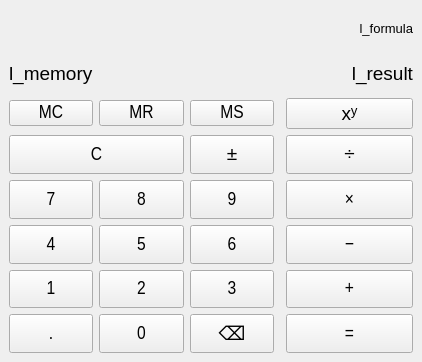
<?xml version="1.0" encoding="UTF-8"?>
<ui version="4.0">
 <class>MainWindow</class>
 <widget class="QMainWindow" name="MainWindow">
  <property name="geometry">
   <rect>
    <x>0</x>
    <y>0</y>
    <width>422</width>
    <height>362</height>
   </rect>
  </property>
  <property name="sizePolicy">
   <sizepolicy hsizetype="Preferred" vsizetype="Preferred">
    <horstretch>0</horstretch>
    <verstretch>0</verstretch>
   </sizepolicy>
  </property>
  <property name="font">
   <font>
    <pointsize>14</pointsize>
   </font>
  </property>
  <property name="windowTitle">
   <string>Калькулятор</string>
  </property>
  <widget class="QWidget" name="centralwidget">
   <layout class="QGridLayout" name="gridLayout" rowstretch="0,0,0,0,0,0,0,0,0,0" columnstretch="0,2,2,2,0,3">
    <item row="1" column="1" colspan="5">
     <layout class="QHBoxLayout" name="horizontalLayout" stretch="0,1">
      <item>
       <widget class="QLabel" name="l_memory">
        <property name="sizePolicy">
         <sizepolicy hsizetype="Preferred" vsizetype="Preferred">
          <horstretch>0</horstretch>
          <verstretch>0</verstretch>
         </sizepolicy>
        </property>
        <property name="font">
         <font>
          <pointsize>14</pointsize>
         </font>
        </property>
        <property name="text">
         <string>l_memory</string>
        </property>
       </widget>
      </item>
      <item>
       <widget class="QLabel" name="l_result">
        <property name="sizePolicy">
         <sizepolicy hsizetype="Preferred" vsizetype="Preferred">
          <horstretch>0</horstretch>
          <verstretch>0</verstretch>
         </sizepolicy>
        </property>
        <property name="font">
         <font>
          <pointsize>14</pointsize>
         </font>
        </property>
        <property name="text">
         <string>l_result</string>
        </property>
        <property name="alignment">
         <set>Qt::AlignmentFlag::AlignRight|Qt::AlignmentFlag::AlignTrailing|Qt::AlignmentFlag::AlignVCenter</set>
        </property>
       </widget>
      </item>
     </layout>
    </item>
    <item row="5" column="3">
     <widget class="QPushButton" name="tb_nine">
      <property name="sizePolicy">
       <sizepolicy hsizetype="Preferred" vsizetype="Preferred">
        <horstretch>0</horstretch>
        <verstretch>0</verstretch>
       </sizepolicy>
      </property>
      <property name="minimumSize">
       <size>
        <width>0</width>
        <height>0</height>
       </size>
      </property>
      <property name="font">
       <font>
        <family>Arial Narrow</family>
        <pointsize>14</pointsize>
       </font>
      </property>
      <property name="text">
       <string>9</string>
      </property>
      <property name="shortcut">
       <string>9</string>
      </property>
     </widget>
    </item>
    <item row="2" column="3">
     <widget class="QPushButton" name="tb_ms">
      <property name="minimumSize">
       <size>
        <width>0</width>
        <height>0</height>
       </size>
      </property>
      <property name="font">
       <font>
        <family>Arial Narrow</family>
        <pointsize>14</pointsize>
       </font>
      </property>
      <property name="text">
       <string>MS</string>
      </property>
     </widget>
    </item>
    <item row="2" column="2">
     <widget class="QPushButton" name="tn_mr">
      <property name="minimumSize">
       <size>
        <width>0</width>
        <height>0</height>
       </size>
      </property>
      <property name="font">
       <font>
        <family>Arial Narrow</family>
        <pointsize>14</pointsize>
       </font>
      </property>
      <property name="text">
       <string>MR</string>
      </property>
     </widget>
    </item>
    <item row="2" column="5">
     <widget class="QPushButton" name="tb_power">
      <property name="text">
       <string>xʸ</string>
      </property>
     </widget>
    </item>
    <item row="9" column="5">
     <widget class="QPushButton" name="tb_equal">
      <property name="sizePolicy">
       <sizepolicy hsizetype="Preferred" vsizetype="Preferred">
        <horstretch>0</horstretch>
        <verstretch>0</verstretch>
       </sizepolicy>
      </property>
      <property name="minimumSize">
       <size>
        <width>0</width>
        <height>0</height>
       </size>
      </property>
      <property name="font">
       <font>
        <family>Arial Narrow</family>
        <pointsize>14</pointsize>
       </font>
      </property>
      <property name="text">
       <string>=</string>
      </property>
      <property name="shortcut">
       <string>Enter</string>
      </property>
     </widget>
    </item>
    <item row="8" column="3">
     <widget class="QPushButton" name="tb_three">
      <property name="sizePolicy">
       <sizepolicy hsizetype="Preferred" vsizetype="Preferred">
        <horstretch>0</horstretch>
        <verstretch>0</verstretch>
       </sizepolicy>
      </property>
      <property name="minimumSize">
       <size>
        <width>0</width>
        <height>0</height>
       </size>
      </property>
      <property name="font">
       <font>
        <family>Arial Narrow</family>
        <pointsize>14</pointsize>
       </font>
      </property>
      <property name="text">
       <string>3</string>
      </property>
      <property name="shortcut">
       <string>3</string>
      </property>
     </widget>
    </item>
    <item row="9" column="3">
     <widget class="QPushButton" name="tb_backspace">
      <property name="sizePolicy">
       <sizepolicy hsizetype="Preferred" vsizetype="Preferred">
        <horstretch>0</horstretch>
        <verstretch>0</verstretch>
       </sizepolicy>
      </property>
      <property name="text">
       <string>⌫</string>
      </property>
     </widget>
    </item>
    <item row="8" column="2">
     <widget class="QPushButton" name="tb_two">
      <property name="sizePolicy">
       <sizepolicy hsizetype="Preferred" vsizetype="Preferred">
        <horstretch>0</horstretch>
        <verstretch>0</verstretch>
       </sizepolicy>
      </property>
      <property name="minimumSize">
       <size>
        <width>0</width>
        <height>0</height>
       </size>
      </property>
      <property name="font">
       <font>
        <family>Arial Narrow</family>
        <pointsize>14</pointsize>
       </font>
      </property>
      <property name="text">
       <string>2</string>
      </property>
      <property name="shortcut">
       <string>2</string>
      </property>
     </widget>
    </item>
    <item row="5" column="1">
     <widget class="QPushButton" name="tb_seven">
      <property name="sizePolicy">
       <sizepolicy hsizetype="Preferred" vsizetype="Preferred">
        <horstretch>0</horstretch>
        <verstretch>0</verstretch>
       </sizepolicy>
      </property>
      <property name="minimumSize">
       <size>
        <width>0</width>
        <height>0</height>
       </size>
      </property>
      <property name="font">
       <font>
        <family>Arial Narrow</family>
        <pointsize>14</pointsize>
       </font>
      </property>
      <property name="text">
       <string>7</string>
      </property>
      <property name="shortcut">
       <string>7</string>
      </property>
     </widget>
    </item>
    <item row="0" column="1" colspan="5">
     <widget class="QLabel" name="l_formula">
      <property name="font">
       <font>
        <pointsize>10</pointsize>
       </font>
      </property>
      <property name="text">
       <string>l_formula</string>
      </property>
      <property name="alignment">
       <set>Qt::AlignmentFlag::AlignRight|Qt::AlignmentFlag::AlignTrailing|Qt::AlignmentFlag::AlignVCenter</set>
      </property>
     </widget>
    </item>
    <item row="5" column="2">
     <widget class="QPushButton" name="tb_eight">
      <property name="sizePolicy">
       <sizepolicy hsizetype="Preferred" vsizetype="Preferred">
        <horstretch>0</horstretch>
        <verstretch>0</verstretch>
       </sizepolicy>
      </property>
      <property name="minimumSize">
       <size>
        <width>0</width>
        <height>0</height>
       </size>
      </property>
      <property name="font">
       <font>
        <family>Arial Narrow</family>
        <pointsize>14</pointsize>
       </font>
      </property>
      <property name="text">
       <string>8</string>
      </property>
      <property name="shortcut">
       <string>8</string>
      </property>
     </widget>
    </item>
    <item row="6" column="5">
     <widget class="QPushButton" name="tb_substract">
      <property name="sizePolicy">
       <sizepolicy hsizetype="Preferred" vsizetype="Preferred">
        <horstretch>0</horstretch>
        <verstretch>0</verstretch>
       </sizepolicy>
      </property>
      <property name="minimumSize">
       <size>
        <width>0</width>
        <height>0</height>
       </size>
      </property>
      <property name="font">
       <font>
        <family>Arial Narrow</family>
        <pointsize>14</pointsize>
       </font>
      </property>
      <property name="text">
       <string>−</string>
      </property>
      <property name="shortcut">
       <string>-</string>
      </property>
     </widget>
    </item>
    <item row="6" column="3">
     <widget class="QPushButton" name="tb_six">
      <property name="sizePolicy">
       <sizepolicy hsizetype="Preferred" vsizetype="Preferred">
        <horstretch>0</horstretch>
        <verstretch>0</verstretch>
       </sizepolicy>
      </property>
      <property name="minimumSize">
       <size>
        <width>0</width>
        <height>0</height>
       </size>
      </property>
      <property name="font">
       <font>
        <family>Arial Narrow</family>
        <pointsize>14</pointsize>
       </font>
      </property>
      <property name="text">
       <string>6</string>
      </property>
      <property name="shortcut">
       <string>6</string>
      </property>
     </widget>
    </item>
    <item row="6" column="1">
     <widget class="QPushButton" name="tb_four">
      <property name="sizePolicy">
       <sizepolicy hsizetype="Preferred" vsizetype="Preferred">
        <horstretch>0</horstretch>
        <verstretch>0</verstretch>
       </sizepolicy>
      </property>
      <property name="minimumSize">
       <size>
        <width>0</width>
        <height>0</height>
       </size>
      </property>
      <property name="font">
       <font>
        <family>Arial Narrow</family>
        <pointsize>14</pointsize>
       </font>
      </property>
      <property name="text">
       <string>4</string>
      </property>
      <property name="shortcut">
       <string>4</string>
      </property>
     </widget>
    </item>
    <item row="4" column="5">
     <widget class="QPushButton" name="tb_divide">
      <property name="sizePolicy">
       <sizepolicy hsizetype="Preferred" vsizetype="Preferred">
        <horstretch>0</horstretch>
        <verstretch>0</verstretch>
       </sizepolicy>
      </property>
      <property name="minimumSize">
       <size>
        <width>0</width>
        <height>0</height>
       </size>
      </property>
      <property name="font">
       <font>
        <family>Arial Narrow</family>
        <pointsize>14</pointsize>
       </font>
      </property>
      <property name="text">
       <string>÷</string>
      </property>
      <property name="shortcut">
       <string>/</string>
      </property>
     </widget>
    </item>
    <item row="8" column="1">
     <widget class="QPushButton" name="tb_one">
      <property name="sizePolicy">
       <sizepolicy hsizetype="Preferred" vsizetype="Preferred">
        <horstretch>0</horstretch>
        <verstretch>0</verstretch>
       </sizepolicy>
      </property>
      <property name="minimumSize">
       <size>
        <width>0</width>
        <height>0</height>
       </size>
      </property>
      <property name="font">
       <font>
        <family>Arial Narrow</family>
        <pointsize>14</pointsize>
       </font>
      </property>
      <property name="text">
       <string>1</string>
      </property>
      <property name="shortcut">
       <string>1</string>
      </property>
     </widget>
    </item>
    <item row="6" column="2">
     <widget class="QPushButton" name="tb_five">
      <property name="sizePolicy">
       <sizepolicy hsizetype="Preferred" vsizetype="Preferred">
        <horstretch>0</horstretch>
        <verstretch>0</verstretch>
       </sizepolicy>
      </property>
      <property name="minimumSize">
       <size>
        <width>0</width>
        <height>0</height>
       </size>
      </property>
      <property name="font">
       <font>
        <family>Arial Narrow</family>
        <pointsize>14</pointsize>
       </font>
      </property>
      <property name="text">
       <string>5</string>
      </property>
      <property name="shortcut">
       <string>5</string>
      </property>
     </widget>
    </item>
    <item row="4" column="1" colspan="2">
     <widget class="QPushButton" name="tb_reset">
      <property name="sizePolicy">
       <sizepolicy hsizetype="Preferred" vsizetype="Preferred">
        <horstretch>0</horstretch>
        <verstretch>0</verstretch>
       </sizepolicy>
      </property>
      <property name="minimumSize">
       <size>
        <width>0</width>
        <height>0</height>
       </size>
      </property>
      <property name="font">
       <font>
        <family>Arial Narrow</family>
        <pointsize>14</pointsize>
       </font>
      </property>
      <property name="text">
       <string>C</string>
      </property>
      <property name="shortcut">
       <string>Esc</string>
      </property>
     </widget>
    </item>
    <item row="2" column="1">
     <widget class="QPushButton" name="tb_mc">
      <property name="minimumSize">
       <size>
        <width>0</width>
        <height>0</height>
       </size>
      </property>
      <property name="font">
       <font>
        <family>Arial Narrow</family>
        <pointsize>14</pointsize>
       </font>
      </property>
      <property name="text">
       <string>MC</string>
      </property>
     </widget>
    </item>
    <item row="8" column="5">
     <widget class="QPushButton" name="tb_add">
      <property name="sizePolicy">
       <sizepolicy hsizetype="Preferred" vsizetype="Preferred">
        <horstretch>0</horstretch>
        <verstretch>0</verstretch>
       </sizepolicy>
      </property>
      <property name="minimumSize">
       <size>
        <width>0</width>
        <height>0</height>
       </size>
      </property>
      <property name="font">
       <font>
        <family>Arial Narrow</family>
        <pointsize>14</pointsize>
       </font>
      </property>
      <property name="text">
       <string>+</string>
      </property>
      <property name="shortcut">
       <string>+</string>
      </property>
     </widget>
    </item>
    <item row="5" column="5">
     <widget class="QPushButton" name="tb_multiplicate">
      <property name="sizePolicy">
       <sizepolicy hsizetype="Expanding" vsizetype="Preferred">
        <horstretch>0</horstretch>
        <verstretch>0</verstretch>
       </sizepolicy>
      </property>
      <property name="minimumSize">
       <size>
        <width>0</width>
        <height>0</height>
       </size>
      </property>
      <property name="font">
       <font>
        <family>Arial Narrow</family>
        <pointsize>14</pointsize>
       </font>
      </property>
      <property name="text">
       <string>×</string>
      </property>
      <property name="shortcut">
       <string>*</string>
      </property>
     </widget>
    </item>
    <item row="4" column="3">
     <widget class="QPushButton" name="tb_negate">
      <property name="sizePolicy">
       <sizepolicy hsizetype="Preferred" vsizetype="Preferred">
        <horstretch>0</horstretch>
        <verstretch>0</verstretch>
       </sizepolicy>
      </property>
      <property name="minimumSize">
       <size>
        <width>0</width>
        <height>0</height>
       </size>
      </property>
      <property name="font">
       <font>
        <family>Arial Narrow</family>
        <pointsize>14</pointsize>
       </font>
      </property>
      <property name="text">
       <string>±</string>
      </property>
     </widget>
    </item>
    <item row="9" column="1">
     <widget class="QPushButton" name="tb_comma">
      <property name="sizePolicy">
       <sizepolicy hsizetype="Preferred" vsizetype="Preferred">
        <horstretch>0</horstretch>
        <verstretch>0</verstretch>
       </sizepolicy>
      </property>
      <property name="minimumSize">
       <size>
        <width>0</width>
        <height>0</height>
       </size>
      </property>
      <property name="font">
       <font>
        <family>Arial Narrow</family>
        <pointsize>14</pointsize>
       </font>
      </property>
      <property name="text">
       <string>.</string>
      </property>
     </widget>
    </item>
    <item row="9" column="2">
     <widget class="QPushButton" name="tb_zero">
      <property name="sizePolicy">
       <sizepolicy hsizetype="Preferred" vsizetype="Preferred">
        <horstretch>0</horstretch>
        <verstretch>0</verstretch>
       </sizepolicy>
      </property>
      <property name="minimumSize">
       <size>
        <width>0</width>
        <height>0</height>
       </size>
      </property>
      <property name="font">
       <font>
        <family>Arial Narrow</family>
        <pointsize>14</pointsize>
       </font>
      </property>
      <property name="text">
       <string>0</string>
      </property>
     </widget>
    </item>
   </layout>
  </widget>
 </widget>
 <resources/>
 <connections/>
</ui>
